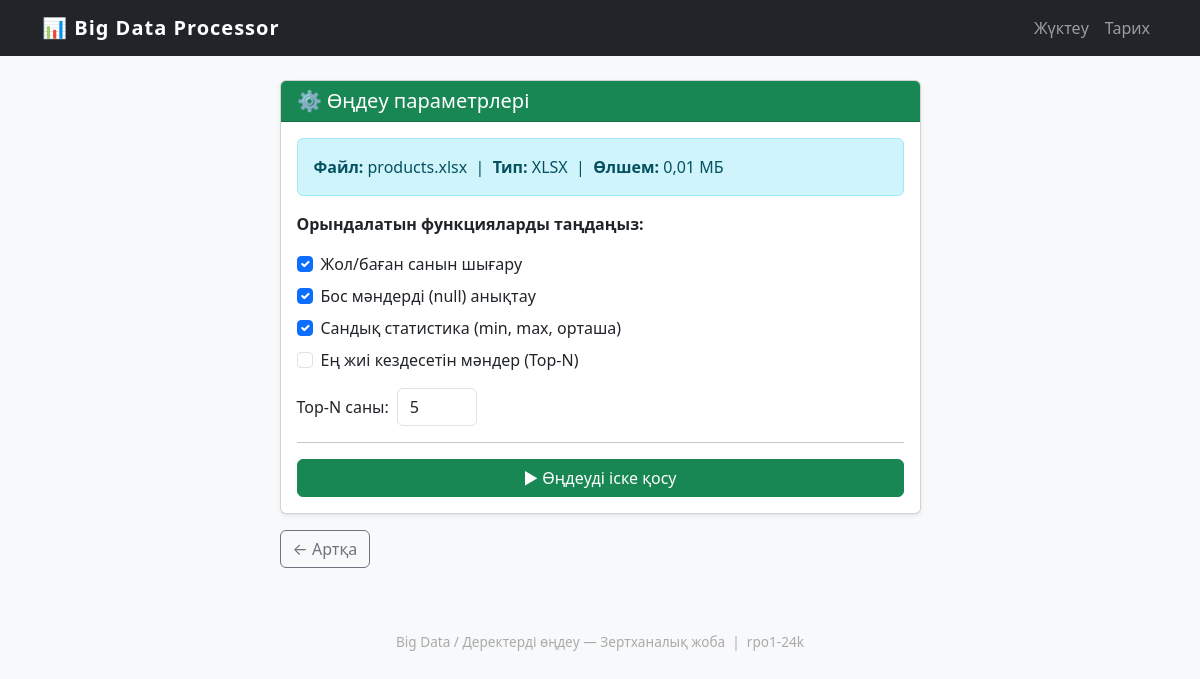
Screenshot of /process/6/ with the database file from the repository.
### dataprocessor/models.py (models this page shows, shortened)
class UploadedFile(models.Model):
    file = models.FileField(upload_to='uploads/')
    original_name = models.CharField(max_length=255)
    file_size = models.BigIntegerField(default=0)
    file_type = models.CharField(max_length=10, blank=True)
    uploaded_at = models.DateTimeField(auto_now_add=True)
    is_processed = models.BooleanField(default=False)
    class Meta:
        verbose_name = 'Жүктелген файл'
        verbose_name_plural = 'Жүктелген файлдар'
        ordering = ['-uploaded_at']
    def get_file_size_mb(self):
        return round(self.file_size / (1024 * 1024), 2)

### dataprocessor/views.py (the view)
# urls.py: path('process/<int:file_id>/', views.process_view, name='process'),
def process_view(request, file_id: int):
    file_record = get_object_or_404(UploadedFile, pk=file_id)
    if request.method == 'POST':
        options_form = ProcessingOptionsForm(request.POST)
        if options_form.is_valid():
            opts = options_form.cleaned_data
            start_time = time.time()
            try:
                file_path = file_record.file.path
                df = load_file_to_dataframe(file_path, file_record.file_type)
                original_df = df.copy()
                df, detailed_changes = clean_data(df)
                changes = analyze_changes(original_df, df, detailed_changes)
                result_data = {}
                if opts.get('show_shape'):
                    result_data['shape'] = get_shape(df)
                if opts.get('show_nulls'):
                    result_data['null_info'] = get_null_info(df)
                if opts.get('show_stats'):
                    result_data['numeric_stats'] = get_numeric_stats(df)
                if opts.get('show_top_values'):
                    top_n = opts.get('top_n') or 5
                    result_data['top_values'] = get_top_values(df, top_n=top_n)
                elapsed = time.time() - start_time
                shape = result_data.get('shape', {})
                null_info = result_data.get('null_info', {})
                numeric = result_data.get('numeric_stats', {})
                top_vals = result_data.get('top_values', {})
                ProcessingResult.objects.update_or_create(
                    uploaded_file=file_record,
                    defaults={
                        'row_count':      shape.get('row_count'),
                        'column_count':   shape.get('column_count'),
                        'column_names':   shape.get('column_names'),
                        'null_counts':    null_info.get('null_counts'),
                        'total_nulls':    null_info.get('total_nulls'),
                        'numeric_stats':  numeric or None,
                        'top_values':     top_vals or None,
                        'processing_time': round(elapsed, 3),
                        'error_message':  '',
                    }
                )
                file_record.is_processed = True
                file_record.save()
                request.session['changes'] = changes
                messages.success(request, f'Өңдеу аяқталды! ({elapsed:.2f} сек)')
                return redirect('results', file_id=file_id)
            except NotImplementedError as e:
                messages.error(request, f'Функция әлі іске асырылмаған: {e}')
            except Exception as e:
                ProcessingResult.objects.update_or_create(
                    uploaded_file=file_record,
                    defaults={'error_message': str(e)}
                )
                messages.error(request, f'Өңдеу кезінде қате: {e}')
    else:
        options_form = ProcessingOptionsForm()
    context = {
        'file_record': file_record,
        'options_form': options_form,
    }
    return render(request, 'dataprocessor/process.html', context)

### dataprocessor/templates/dataprocessor/process.html (shortened to what this page needs)
{% extends "dataprocessor/base.html" %}
{% block content %}
<div class="row justify-content-center">
    <div class="col-md-7">
        <div class="card shadow-sm">
            <div class="card-header bg-success text-white">
                <h5 class="mb-0">⚙️ Өңдеу параметрлері</h5>
            </div>
            <div class="card-body">
                <div class="alert alert-info">
                    <strong>Файл:</strong> {{ file_record.original_name }}
                    &nbsp;|&nbsp;
                    <strong>Тип:</strong> {{ file_record.file_type|upper }}
                    &nbsp;|&nbsp;
                    <strong>Өлшем:</strong> {{ file_record.get_file_size_mb }} МБ
                </div>
                <form method="post">
                    <p class="fw-bold">Орындалатын функцияларды таңдаңыз:</p>
                    <div class="form-check mb-2">
                        {{ options_form.show_shape }}
                        <label class="form-check-label" for="{{ options_form.show_shape.id_for_label }}">
                            {{ options_form.show_shape.label }}
                        </label>
                    </div>
                    <div class="form-check mb-2">
                        {{ options_form.show_nulls }}
                        <label class="form-check-label" for="{{ options_form.show_nulls.id_for_label }}">
                            {{ options_form.show_nulls.label }}
                        </label>
                    </div>
                    <div class="form-check mb-2">
                        {{ options_form.show_stats }}
                        <label class="form-check-label" for="{{ options_form.show_stats.id_for_label }}">
                            {{ options_form.show_stats.label }}
                        </label>
                    </div>
                    <div class="form-check mb-3">
                        {{ options_form.show_top_values }}
                        <label class="form-check-label" for="{{ options_form.show_top_values.id_for_label }}">
                            {{ options_form.show_top_values.label }}
                        </label>
                    </div>
                    <div class="mb-3 d-flex align-items-center gap-2">
                        <label class="form-label mb-0">Top-N саны:</label>
                        {{ options_form.top_n }}
                    </div>
                    <hr>
                    <button type="submit" class="btn btn-success w-100" id="process-btn">
                        ▶ Өңдеуді іске қосу
                    </button>
                </form>
            </div>
        </div>
        <a href="{% url 'index' %}" class="btn btn-outline-secondary mt-3">← Артқа</a>
    </div>
</div>
{% endblock %}

### dataprocessor/templates/dataprocessor/base.html (style rules this page uses)
body { background: #f8f9fa; }

### rows the page displays
UploadedFile: original_name "products.xlsx", file_type "XLSX", get_file_size_mb "0,01"

### other values shown
{{ options_form.show_shape.label }} "Жол/баған санын шығару"
{{ options_form.show_nulls.label }} "Бос мәндерді (null) анықтау"
{{ options_form.show_stats.label }} "Сандық статистика (min, max, орташа)"
{{ options_form.show_top_values.label }} "Ең жиі кездесетін мәндер (Top-N)"
